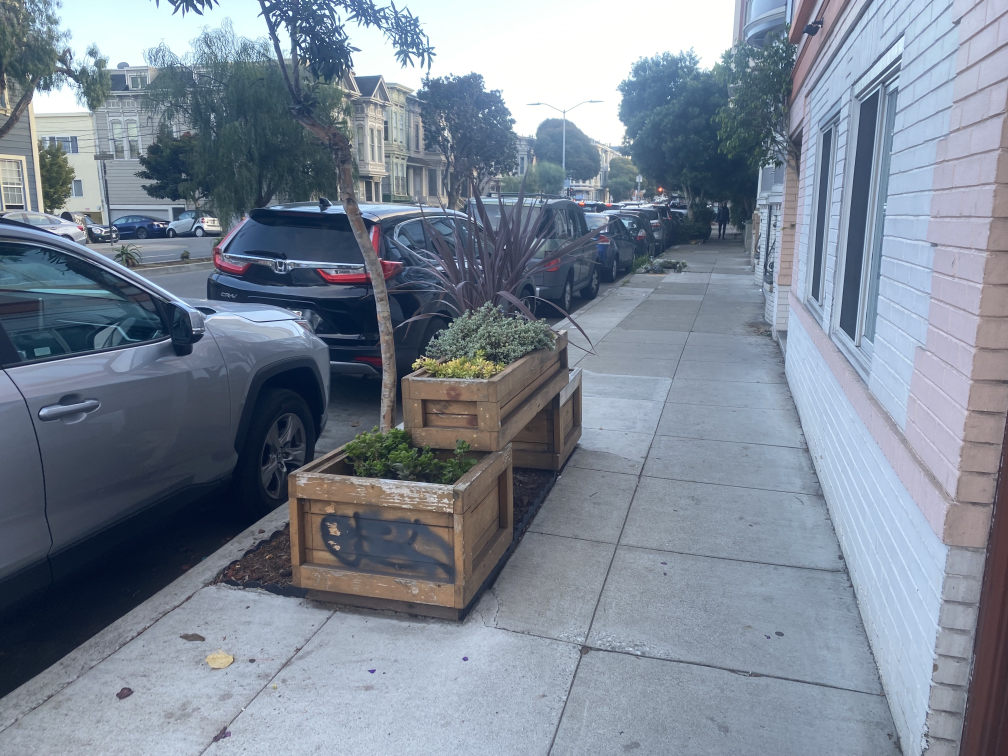
#> input picture docs/mission-planter-map/imagesRaw/1034guerrero.jpg, 4032 x 3024 px (shown at 1/4 size); its folder holds 4 pictures in this run
$ jupyter execute resizeImages.ipynb   (older library calls are emulated)
#> lines starting #> are read from the running program, lines starting #| are printed output that depends on the picture
[cell 1]
from PIL import Image
import os

[cell 2]
def resize_images(input_folder, output_folder, target_size_kb):
#> called with input_folder = 'imagesRaw', output_folder = 'images', target_size_kb = 600
    os.makedirs(output_folder, exist_ok=True)

    for filename in os.listdir(input_folder):
        if filename.endswith(".jpg"):
            input_path = os.path.join(input_folder, filename)
            output_path = os.path.join(output_folder, filename)

            img = Image.open(input_path)
#> img is the input picture: PIL image 4032x3024 RGB; mean R, G, B 123.8, 134.4, 148.9

            # Convert image to RGB mode
            img = img.convert("RGB")

            # Calculate new dimensions to maintain the aspect ratio
            base_width = 1000  # You can adjust this value based on your preferences
            w_percent = base_width / float(img.size[0])
#> w_percent = 0.248
            h_size = int(float(img.size[1]) * float(w_percent))
#> h_size = 750
            img = img.resize((base_width, h_size), Image.ANTIALIAS)
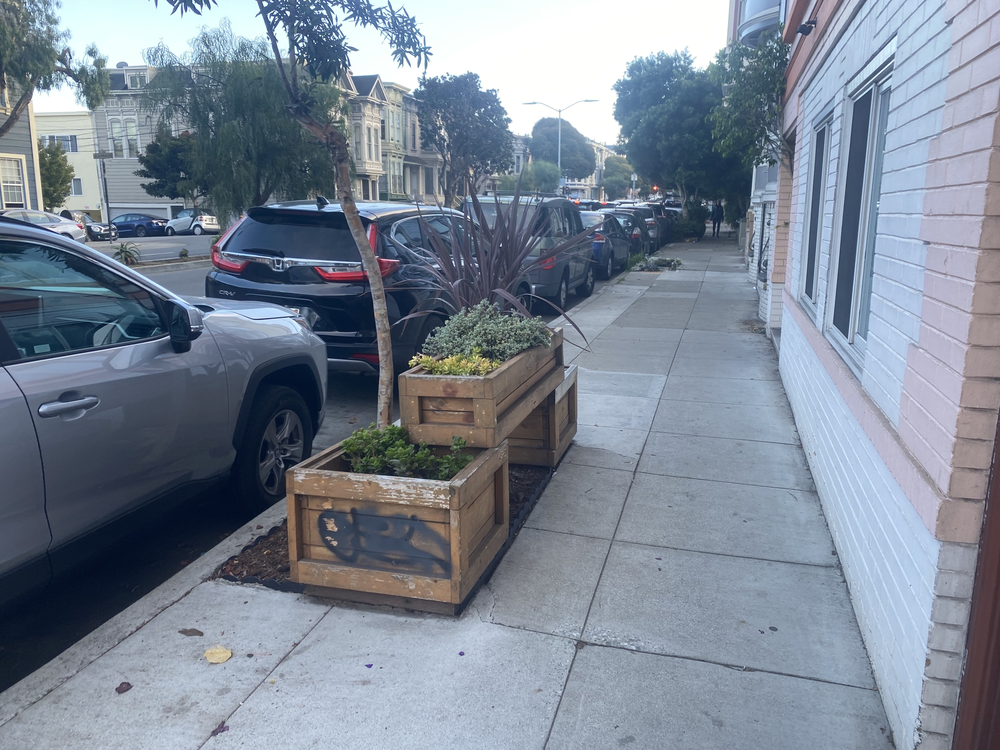
#> img: PIL image 1000x750 RGB; mean R, G, B 123.8, 134.4, 148.9

            # Save the image with the target file size
            quality = 150  # Initial quality value
            while True:
                temp_output_path = output_path.replace(".jpg", f"_temp_q{quality}.jpg")
                img.save(temp_output_path, "JPEG", quality=quality)

                # Check the file size
                temp_size_kb = os.path.getsize(temp_output_path) / 1024
                if temp_size_kb <= target_size_kb:
                    os.rename(temp_output_path, output_path)
                    break
                else:
                    # Adjust the quality for the next iteration
                    quality -= 5
                    if quality < 5:
                        break

                # Delete the temporary file
                os.remove(temp_output_path)
#> after the loop, quality = 150
#> pass 3 of the loop in resize_images, `for filename in os.listdir(input_folder):`:
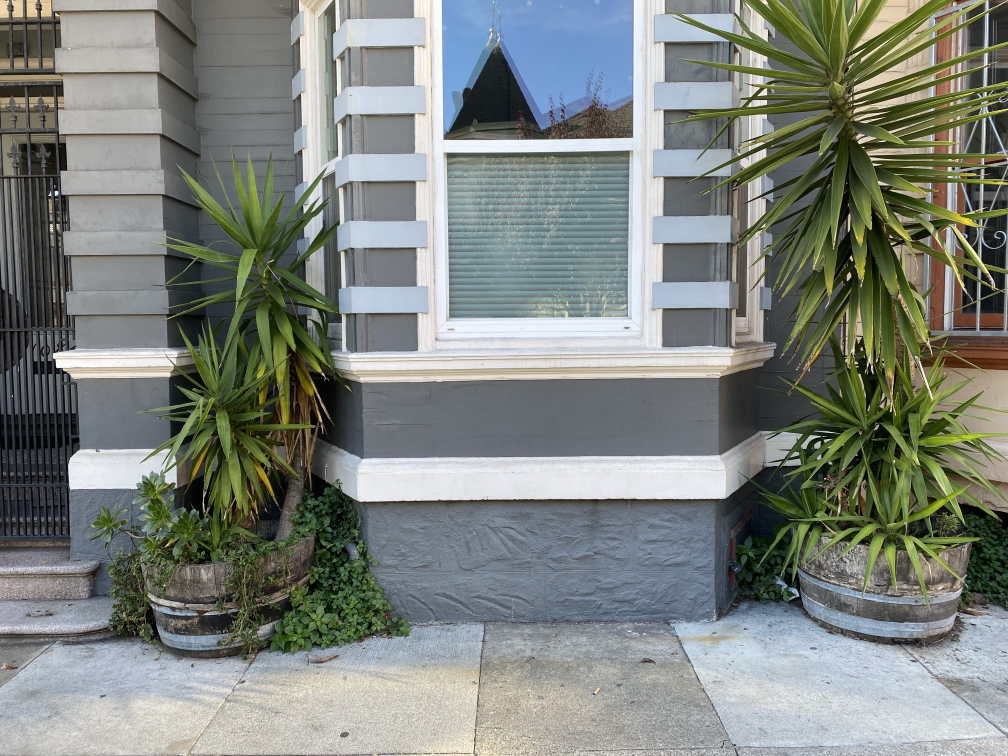
#> input picture docs/mission-planter-map/imagesRaw/1084acapp.jpg, 4032 x 3024 px (shown at 1/4 size)
#> in resize_images, img is the input picture: PIL image 4032x3024 RGB; mean R, G, B 125.8, 131.2, 125
#> in resize_images, `img = img.resize((base_width, h_size), Image.ANTIALIAS)`:
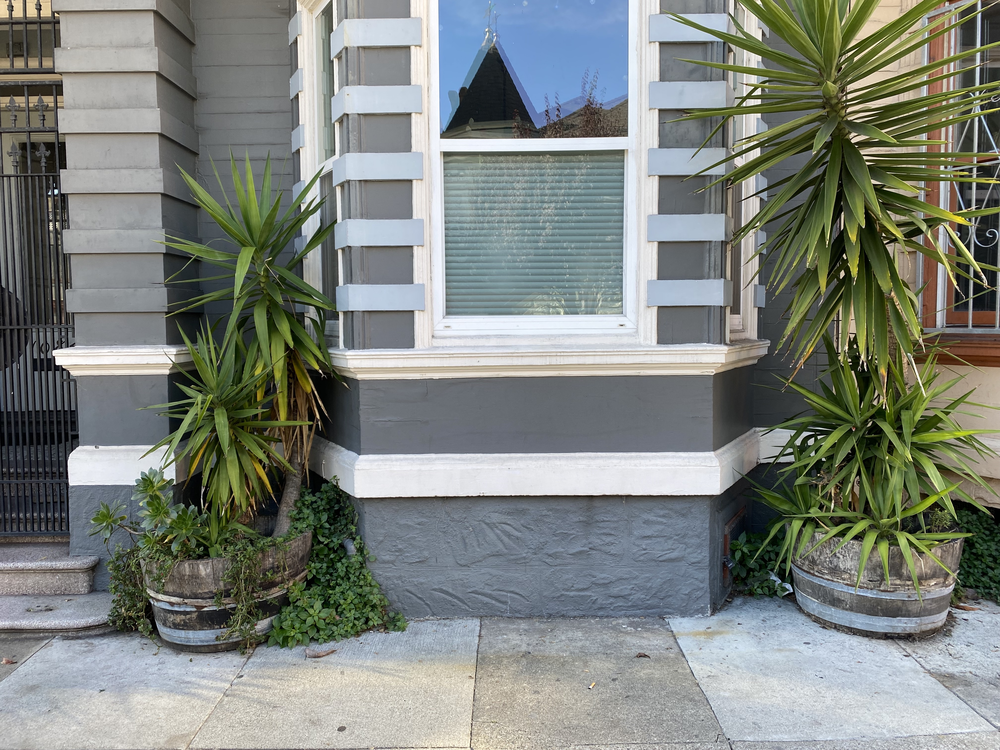
#> img: PIL image 1000x750 RGB; mean R, G, B 125.8, 131.2, 125.1
#> the loop in resize_images, `while True:` made 12 passes
#> (temp_output_path, temp_size_kb) on passes 1 to 8: ('images/1084acapp_temp_q150.jpg', 671.8), ('images/1084acapp_temp_q145.jpg', 671.8), ('images/1084acapp_temp_q140.jpg', 671.8), ('images/1084acapp_temp_q135.jpg', 671.8), ('images/1084acapp_temp_q130.jpg', 671.8), ('images/1084acapp_temp_q125.jpg', 671.8), ('images/1084acapp_temp_q120.jpg', 671.8), ('images/1084acapp_temp_q115.jpg', 671.8)
#> after the loop in resize_images, `while True:`: quality = 95
#> the loop made 4 passes; the first 3 are shown
